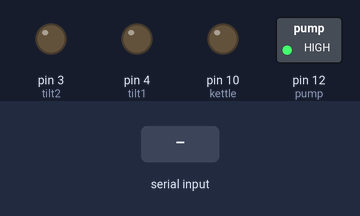
Bench run of a sketch on a simulated Arduino Uno, built with avr-gcc and run on an emulated ATmega328P. On the bench: switched loads named in the sketch (green lamp = pin HIGH), output pins drawn as LEDs (lit = HIGH). The inputs (shaded band) are chosen by the test bench.

Above: at 1.2 s.
1.3 s: "p90\n" received over Serial
At 2.4 s:
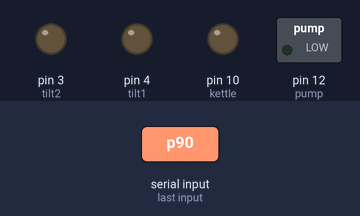
Timing chart, 0 to 11.8 s (numbered marks = the images above; inputs shaded):
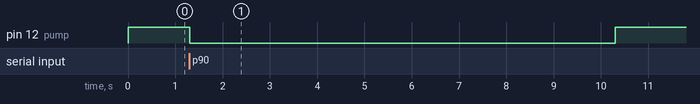

Measured:
- after the input at 1.3 s, pin 12 (pump): HIGH → LOW at once, → HIGH 9.0 s later

The sketch:

bluetoothv4.ino
```cpp
#define pump   12 // pin 13 flickers at startup, so not safe to use with relay
                  // check this link: https://forum.arduino.cc/index.php?topic=117895.0
#define kettle 10
#define tilt1  4
#define tilt2  3

char data;

void setup() {
  pinMode(pump, OUTPUT);
  pinMode(tilt1, OUTPUT);
  pinMode(tilt2, OUTPUT);
  pinMode(kettle, OUTPUT);

  // Initialize outputs to off state
  // pump active LOW, not HIGH
  digitalWrite(pump, HIGH);
  digitalWrite(tilt1, LOW);
  digitalWrite(tilt2, LOW);
  digitalWrite(kettle, LOW);

  Serial.begin(9600);
}

// This works!
void loop() {

  if (Serial.available() > 0) {
    data = Serial.read();

    // First, send 'p', 't', or 'k', for pump, tilt, or kettle
    // Then, send 0-9 as char, multiply by 1000 for delay
    // subtracting '0' from char gives int value
    // while loop blocks until next char received (0-9)
    switch(data) {
      case 'p':
        while(!Serial.available()) {}
        data = Serial.read();

        digitalWrite(pump, LOW);
        delay( (data - '0')*1000 );
        digitalWrite(pump, HIGH);
        delay(1000);
        break;

      case 't':
//        while(!Serial.available()) {}
//        data = Serial.read();

        // tilts forward
        digitalWrite(tilt1, HIGH);
        digitalWrite(tilt2, LOW);
        delay(2000);
        digitalWrite(tilt1, LOW);
        delay(2000);

        // tilts backward
        digitalWrite(tilt2, HIGH);
        digitalWrite(tilt1, LOW);
        delay(2000);
        digitalWrite(tilt2, LOW);
        delay(2000);
        break;

      case 'k':
        while(!Serial.available()) {}
        data = Serial.read();

        digitalWrite(kettle, HIGH);
        delay( (data - '0')*1000 );
        digitalWrite(kettle, LOW);
        delay(1000);
        break;
    }

  }

}
```
